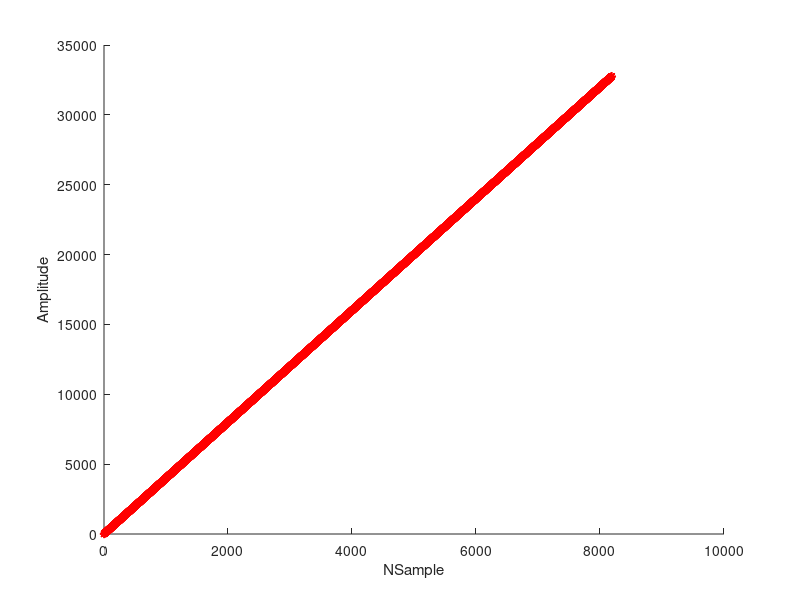

MATLAB code for this plot:
% Ramp waveform example file for the Rigol DG1022 function generator.
% Saves an .rdf file that can be loaded into the Rigol DG1022

clear all

% Create a simple ramp function for the arbitrary waveform generator

Npts = 8192;            % Number of points to save
s(1) = 0;               % First sample of the waveform
for n = 2 : Npts        % Loop through all points and create
    s(n) = s(n-1) + 4;  % Add 4 to each sample to ramp 0 to 32768
    if s(n) > 32767     % For other increments, wrap to zero
        s(n) = 0;
    end
end
s_fp = uint16( s );     % Create a 16-bit integer, but let's be specific.

% Save the samples to disk

Filename = 'Ramp.rdf';                     % Store in this file
fid = fopen( Filename, 'w' );              % Open the file for writing    
fwrite( fid, s_fp, 'uint16', 'ieee-le' );  % Write as 16-bit values, little endian
fclose( fid );                             % Close file

hold on;
figure(1);
% Define colors
green = [0.9 1 0.8];
red = [1 0.9 0.8];

ylabel('Amplitude');
xlabel('NSample');
plot([0:length(s)-1], s, 'r*');
